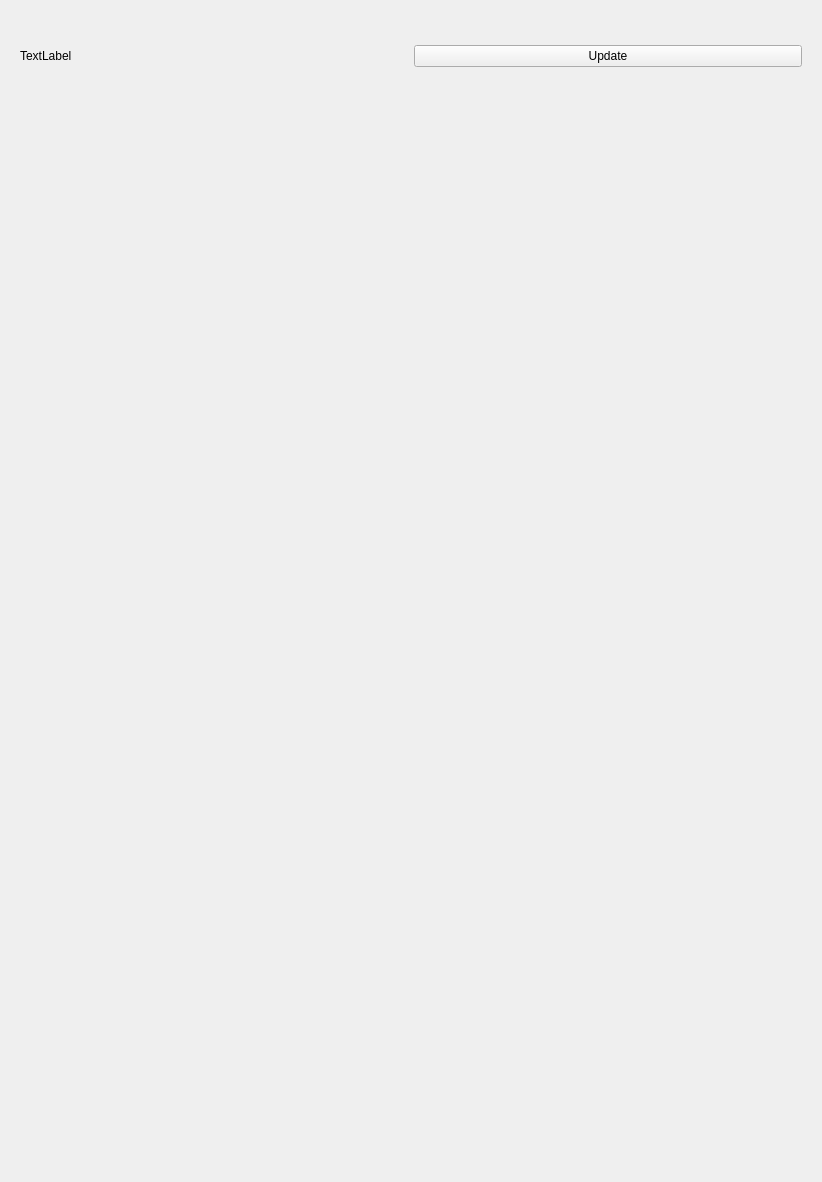
<?xml version="1.0" encoding="UTF-8"?>
<ui version="4.0">
 <class>main_area</class>
 <widget class="QWidget" name="main_area">
  <property name="enabled">
   <bool>true</bool>
  </property>
  <property name="geometry">
   <rect>
    <x>0</x>
    <y>0</y>
    <width>818</width>
    <height>1182</height>
   </rect>
  </property>
  <property name="windowTitle">
   <string>Form</string>
  </property>
  <property name="layoutDirection">
   <enum>Qt::LeftToRight</enum>
  </property>
  <layout class="QVBoxLayout" name="verticalLayout">
   <item>
    <widget class="QLabel" name="imageLbl">
     <property name="sizePolicy">
      <sizepolicy hsizetype="MinimumExpanding" vsizetype="Fixed">
       <horstretch>0</horstretch>
       <verstretch>0</verstretch>
      </sizepolicy>
     </property>
     <property name="minimumSize">
      <size>
       <width>800</width>
       <height>0</height>
      </size>
     </property>
     <property name="maximumSize">
      <size>
       <width>3000</width>
       <height>400</height>
      </size>
     </property>
     <property name="text">
      <string/>
     </property>
     <property name="scaledContents">
      <bool>true</bool>
     </property>
     <property name="wordWrap">
      <bool>false</bool>
     </property>
    </widget>
   </item>
   <item>
    <widget class="QWidget" name="updateArea" native="true">
     <property name="sizePolicy">
      <sizepolicy hsizetype="Preferred" vsizetype="Expanding">
       <horstretch>0</horstretch>
       <verstretch>0</verstretch>
      </sizepolicy>
     </property>
     <property name="maximumSize">
      <size>
       <width>16777215</width>
       <height>50</height>
      </size>
     </property>
     <layout class="QHBoxLayout" name="horizontalLayout_2">
      <item>
       <widget class="QLabel" name="updateLabel">
        <property name="text">
         <string>TextLabel</string>
        </property>
       </widget>
      </item>
      <item>
       <widget class="QPushButton" name="updateBtn">
        <property name="text">
         <string>Update</string>
        </property>
       </widget>
      </item>
     </layout>
    </widget>
   </item>
   <item>
    <widget class="QWidget" name="changelogHook" native="true">
     <property name="sizePolicy">
      <sizepolicy hsizetype="Preferred" vsizetype="Expanding">
       <horstretch>0</horstretch>
       <verstretch>0</verstretch>
      </sizepolicy>
     </property>
     <layout class="QVBoxLayout" name="verticalLayout_3">
      <property name="bottomMargin">
       <number>9</number>
      </property>
     </layout>
    </widget>
   </item>
  </layout>
 </widget>
 <resources/>
 <connections/>
</ui>
